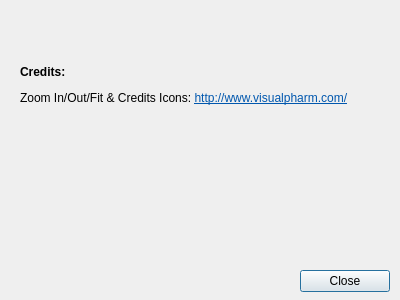
<?xml version="1.0" encoding="UTF-8"?>
<ui version="4.0">
 <class>Credits</class>
 <widget class="QDialog" name="Credits">
  <property name="geometry">
   <rect>
    <x>0</x>
    <y>0</y>
    <width>400</width>
    <height>300</height>
   </rect>
  </property>
  <property name="windowTitle">
   <string>Dialog</string>
  </property>
  <widget class="QPushButton" name="btn_close">
   <property name="geometry">
    <rect>
     <x>300</x>
     <y>270</y>
     <width>90</width>
     <height>22</height>
    </rect>
   </property>
   <property name="text">
    <string>Close</string>
   </property>
  </widget>
  <widget class="QLabel" name="label">
   <property name="geometry">
    <rect>
     <x>20</x>
     <y>50</y>
     <width>361</width>
     <height>71</height>
    </rect>
   </property>
   <property name="text">
    <string>&lt;html&gt;&lt;head/&gt;&lt;body&gt;&lt;p&gt;&lt;span style=&quot; font-weight:600;&quot;&gt;Credits:&lt;/span&gt;&lt;/p&gt;&lt;p&gt;Zoom In/Out/Fit &amp;amp; Credits Icons: &lt;a href=&quot;http://www.visualpharm.com/&quot;&gt;&lt;span style=&quot; text-decoration: underline; color:#0057ae;&quot;&gt;http://www.visualpharm.com/&lt;/span&gt;&lt;/a&gt;&lt;/p&gt;&lt;/body&gt;&lt;/html&gt;</string>
   </property>
  </widget>
 </widget>
 <resources/>
 <connections/>
</ui>
